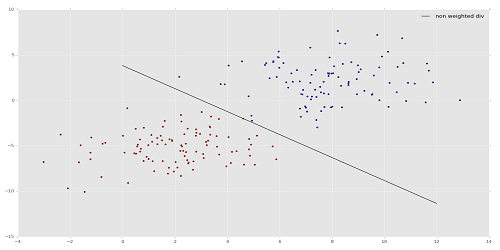
#> input picture mainsvmimage.png, 500 x 250 px, given in place of the camera
$ python edgedetection.py   (older library calls are emulated)
#> lines starting #> are read from the running program, lines starting #| are printed output that depends on the picture
import cv2
import numpy as np

cap = cv2.VideoCapture(0)

while True:
    _, frame = cap.read()
#> frame is the input picture: shape (250, 500, 3); mean B, G, R 231.8, 231.6, 231.8
    laplacian = cv2.Laplacian(frame,cv2.CV_32F)
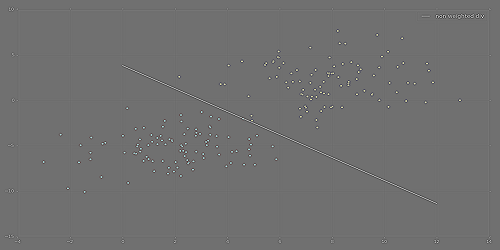
#> laplacian: shape (250, 500, 3) float32; mean B, G, R 0, 0, 0; drawn with min black and max white
    edges = cv2.Canny(frame,100,200)
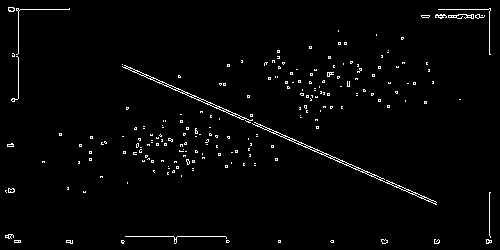
#> edges: shape (250, 500); 2% white in thin lines or dots
    sobelx = cv2.Sobel(frame,cv2.CV_64F,1,0)
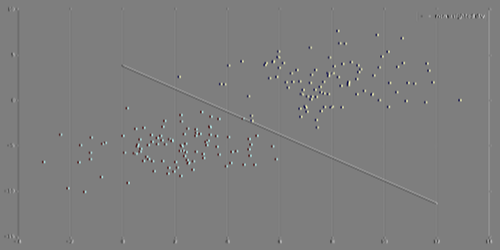
#> sobelx: shape (250, 500, 3) float64; mean B, G, R 0, 0, 0; drawn with min black and max white
    cv2.imshow('original',frame)
    cv2.imshow('laplacian',laplacian)
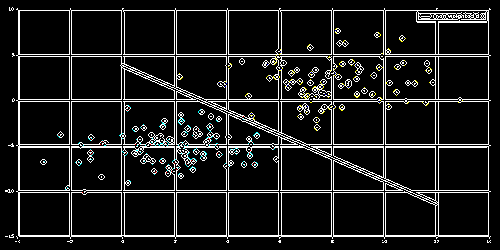
#> window 'laplacian': shape (250, 500, 3); mean B, G, R 27.4, 27.8, 27.4
    cv2.imshow('edges',edges)
    k = cv2.waitKey(5) & 0xFF
#> (key Esc is pressed here)
    if k == 27:
        breakpoint
